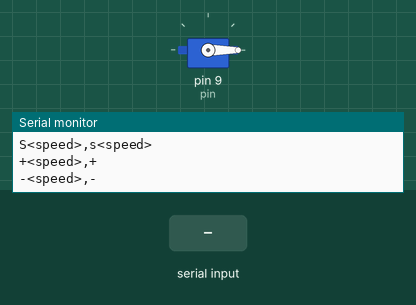
A sketch run on a simulated Arduino Uno, built with avr-gcc and run on an emulated ATmega328P. Parts: servo, the last lines printed to the serial monitor. The test bench sets the inputs (shaded band).

Above: at 1.2 s.
1.3 s: "full\n" received over Serial
At 2.3 s:
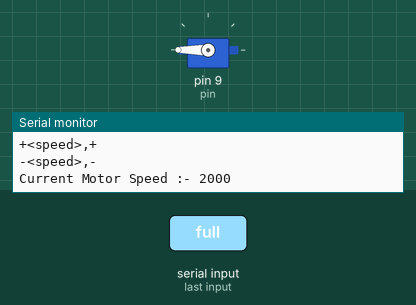
2.8 s: "zero\n" received over Serial
At 3.4 s:
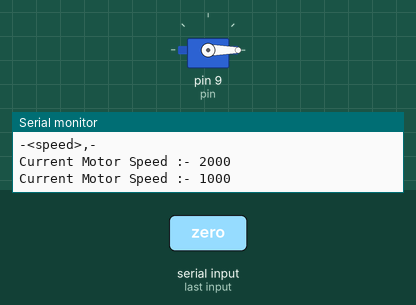
4.3 s: "f\n" received over Serial
At 5.7 s:
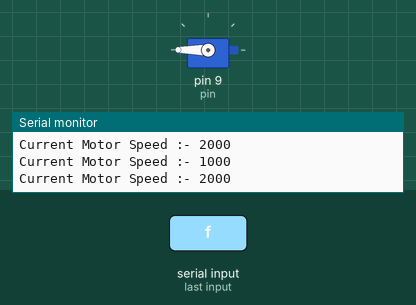
Timing chart, 0 to 7.3 s (numbered marks = the images above; inputs shaded):
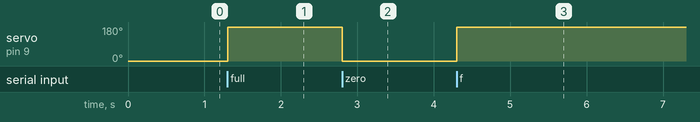

The sketch:

drone_calibrater.ino
```cpp
#include <Servo.h>

int pin=9;

int spd=1000;
Servo serv;

void setup()
{
  Serial.begin(115200);
  serv.attach(pin,1000,2000);
  serv.write(1000);
  printMenu();
}

void loop()
{

}

void serialEvent()
{
  String m="";
  char c='\0';
  while(Serial.available()>0)
  {
    delay(1);
    c=Serial.read();
    if(c=='\n'||c=='\r')
    {
      continue;
    }
    m+=c;
  }
  cmd(m);
}

void cmd(String a)
{
  if(a.equalsIgnoreCase("zero") || a.equalsIgnoreCase("z"))
  {
    setMotorSpeed(1000);
  }
  else if(a.equalsIgnoreCase("full") || a.equalsIgnoreCase("f"))
  {
    setMotorSpeed(2000);
  }
  else if(a.charAt(0)=='S' || a.charAt(0)=='s')
  {
    setMotorSpeed(a.substring(1).toInt());
  }
  else if(a.charAt(0)=='+')
  {
    if(a.length()==1)
    {
      addMotorSpeed(1);
    }
    else
    {
      addMotorSpeed(a.substring(1).toInt());
    }
  }
  else if(a.charAt(0)=='-')
  {
    if(a.length()==1)
    {
      subtractMotorSpeed(1);
    }
    else
    {
      subtractMotorSpeed(a.substring(1).toInt());
    }
  }
  else
  {
    printMenu();
  }
}

void printMenu()
{
  Serial.println("zero,z\nfull,f\nS<speed>,s<speed>\n+<speed>,+\n-<speed>,-");
}

void setMotorSpeed(int a)
{
  if(a<1000)
  {
    a=1000;
  }
  else if(a>2000)
  {
    a=2000;
  }
  serv.write(a);
  printMotorSpeed(a);
}

void printMotorSpeed(int a)
{
  spd=a;
  Serial.println("Current Motor Speed :- "+String(a));
}

void addMotorSpeed(int a)
{
  setMotorSpeed(spd+a);
}

void subtractMotorSpeed(int a)
{
  setMotorSpeed(spd-a);
}
```

Measured:
- after the input at 1.3 s, servo on pin 9 (pin): 0° → 180° at once
- after the input at 2.8 s, servo on pin 9 (pin): 180° → 0° at once
- after the input at 4.3 s, servo on pin 9 (pin): 0° → 180° at once
